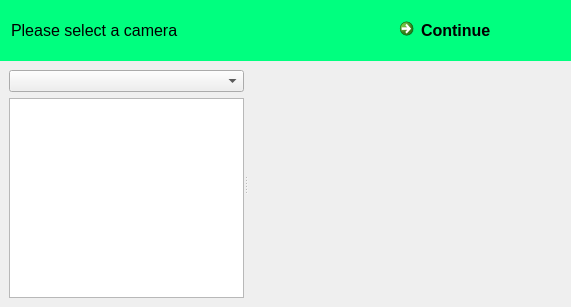
<?xml version="1.0" encoding="UTF-8"?>
<ui version="4.0">
 <class>ZCameraSelectorWidget</class>
 <widget class="QWidget" name="ZCameraSelectorWidget">
  <property name="geometry">
   <rect>
    <x>0</x>
    <y>0</y>
    <width>571</width>
    <height>305</height>
   </rect>
  </property>
  <property name="windowTitle">
   <string>ZCameraSelectorWidget</string>
  </property>
  <layout class="QVBoxLayout" name="verticalLayout">
   <property name="spacing">
    <number>0</number>
   </property>
   <property name="leftMargin">
    <number>0</number>
   </property>
   <property name="topMargin">
    <number>0</number>
   </property>
   <property name="rightMargin">
    <number>0</number>
   </property>
   <property name="bottomMargin">
    <number>0</number>
   </property>
   <item>
    <widget class="QFrame" name="frame">
     <property name="sizePolicy">
      <sizepolicy hsizetype="Preferred" vsizetype="Minimum">
       <horstretch>0</horstretch>
       <verstretch>0</verstretch>
      </sizepolicy>
     </property>
     <property name="styleSheet">
      <string notr="true">background-color: rgb(0, 255, 127);</string>
     </property>
     <property name="frameShape">
      <enum>QFrame::NoFrame</enum>
     </property>
     <property name="lineWidth">
      <number>0</number>
     </property>
     <layout class="QHBoxLayout" name="horizontalLayout">
      <item>
       <widget class="QLabel" name="titleLabel">
        <property name="sizePolicy">
         <sizepolicy hsizetype="Expanding" vsizetype="Preferred">
          <horstretch>0</horstretch>
          <verstretch>0</verstretch>
         </sizepolicy>
        </property>
        <property name="font">
         <font>
          <pointsize>12</pointsize>
         </font>
        </property>
        <property name="text">
         <string>Please select a camera</string>
        </property>
       </widget>
      </item>
      <item>
       <widget class="QCommandLinkButton" name="continueButton">
        <property name="font">
         <font>
          <family>Segoe UI</family>
          <pointsize>12</pointsize>
         </font>
        </property>
        <property name="text">
         <string>Continue</string>
        </property>
       </widget>
      </item>
     </layout>
    </widget>
   </item>
   <item>
    <layout class="QHBoxLayout" name="horizontalLayout_2">
     <property name="leftMargin">
      <number>3</number>
     </property>
     <property name="topMargin">
      <number>3</number>
     </property>
     <property name="rightMargin">
      <number>3</number>
     </property>
     <property name="bottomMargin">
      <number>3</number>
     </property>
     <item>
      <widget class="QSplitter" name="splitter">
       <property name="sizePolicy">
        <sizepolicy hsizetype="Expanding" vsizetype="Expanding">
         <horstretch>0</horstretch>
         <verstretch>0</verstretch>
        </sizepolicy>
       </property>
       <property name="orientation">
        <enum>Qt::Horizontal</enum>
       </property>
       <widget class="QWidget" name="verticalLayoutWidget">
        <layout class="QVBoxLayout" name="verticalLayout_2">
         <property name="leftMargin">
          <number>6</number>
         </property>
         <property name="topMargin">
          <number>6</number>
         </property>
         <property name="rightMargin">
          <number>0</number>
         </property>
         <property name="bottomMargin">
          <number>6</number>
         </property>
         <item>
          <widget class="QComboBox" name="pluginsComboBox">
           <property name="sizePolicy">
            <sizepolicy hsizetype="Expanding" vsizetype="Fixed">
             <horstretch>0</horstretch>
             <verstretch>0</verstretch>
            </sizepolicy>
           </property>
          </widget>
         </item>
         <item>
          <widget class="QListWidget" name="cameraListWidget">
           <property name="alternatingRowColors">
            <bool>true</bool>
           </property>
           <property name="selectionBehavior">
            <enum>QAbstractItemView::SelectRows</enum>
           </property>
          </widget>
         </item>
        </layout>
       </widget>
       <widget class="Z3D::ZCameraPreviewer" name="cameraPreview" native="true">
        <property name="minimumSize">
         <size>
          <width>320</width>
          <height>240</height>
         </size>
        </property>
       </widget>
      </widget>
     </item>
    </layout>
   </item>
  </layout>
 </widget>
 <layoutdefault spacing="6" margin="11"/>
 <customwidgets>
  <customwidget>
   <class>Z3D::ZCameraPreviewer</class>
   <extends>QWidget</extends>
   <header>zcamerapreviewer.h</header>
   <container>1</container>
  </customwidget>
 </customwidgets>
 <resources/>
 <connections/>
</ui>
